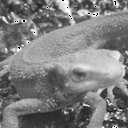

Generate this figure with Python:
import cv2
import numpy as np
import matplotlib.pyplot as plt

# Read image
img = cv2.imread("imori.jpg").astype(np.float32)
H, W, C = img.shape

# Gray scale
gray = 0.2126 * img[..., 2] + 0.7152 * img[..., 1] + 0.0722 * img[..., 0]

# DCT
T = 8
K = 8
X = np.zeros((H, W), dtype=np.float64)
#indx = np.tile(np.arange(T), (T, 1))
#indy = np.arange(T).repeat(T).reshape(T, -1)
#dct = np.ones_like(indx, dtype=np.float32)
#dct[:, 0] /= np.sqrt(2)
#dct[0] /= np.sqrt(2)

Q = np.array(((16, 11, 10, 16, 24, 40, 51, 61),
              (12, 12, 14, 19, 26, 58, 60, 55),
              (14, 13, 16, 24, 40, 57, 69, 56),
              (14, 17, 22, 29, 51, 87, 80, 62),
              (18, 22, 37, 56, 68, 109, 103, 77),
              (24, 35, 55, 64, 81, 104, 113, 92),
              (49, 64, 78, 87, 103, 121, 120, 101),
              (72, 92, 95, 98, 112, 100, 103, 99)), dtype=np.float32)

def w(x, y, u, v):
    cu = 1.
    cv = 1.
    if u == 0:
        cu /= np.sqrt(2)
    if v == 0:
        cv /= np.sqrt(2)
    theta = np.pi / (2 * T)
    return (( 2 * cu * cv / T) * np.cos((2*x+1)*u*theta) * np.cos((2*y+1)*v*theta))
    
for yi in range(0, H, T):
    for xi in range(0, W, T):
        for v in range(T):
            for u in range(T):
                for y in range(T):
                    for x in range(T):
                        X[v+yi, u+xi] += gray[y+yi, x+xi] * w(x,y,u,v)
        X[yi:yi+T, xi:xi+T] = np.round(X[yi:yi+T, xi:xi+T] / Q) * Q
                
                #_x = indx + xi * T
                #_y = indy + yi * T
                #_u = u + xi * T
                #_v = v + yi * T
                #X[_v, _u] = np.sum(C * gray[_y, _x] * np.cos((2*indx+1)*u*np.pi/(2*T)) * np.cos((2*indy+1)*v*np.pi/(2*T)))

# IDCT
out = np.zeros((H, W), dtype=np.float64)

for yi in range(0, H, T):
    for xi in range(0, W, T):
        for y in range(T):
            for x in range(T):
                for v in range(K):
                    for u in range(K):
                        out[y+yi, x+xi] += X[v+yi, u+xi] * w(x,y,u,v)
                """
                _u = indx + xi * T
                _v = indy + yi * T
                _x = x + yi * T
                _y = y + xi * T
                out[_y, _x] = np.sum(C * X[_v, _u] * np.cos((2*x+1)*indx*np.pi/(2*T)) * np.cos((2*y+1)*indy*np.pi/(2*T))) * 4. / (T ** 2)
                """

out = np.floor(out).astype(np.uint8)

# MSE
v_max = 255.
mse = np.sum(np.power(np.abs(gray.astype(np.float32) - out.astype(np.float32)), 2)) / (H * W)
psnr = 10 * np.log10(v_max ** 2 / mse)

print("PSNR >>", psnr)

bitrate = 1. * T * K ** 2 / (T ** 2)
print("bitrate >>", bitrate)

# Save result
cv2.imshow("result", out)
cv2.waitKey(0)
cv2.imwrite("out.jpg", out)
